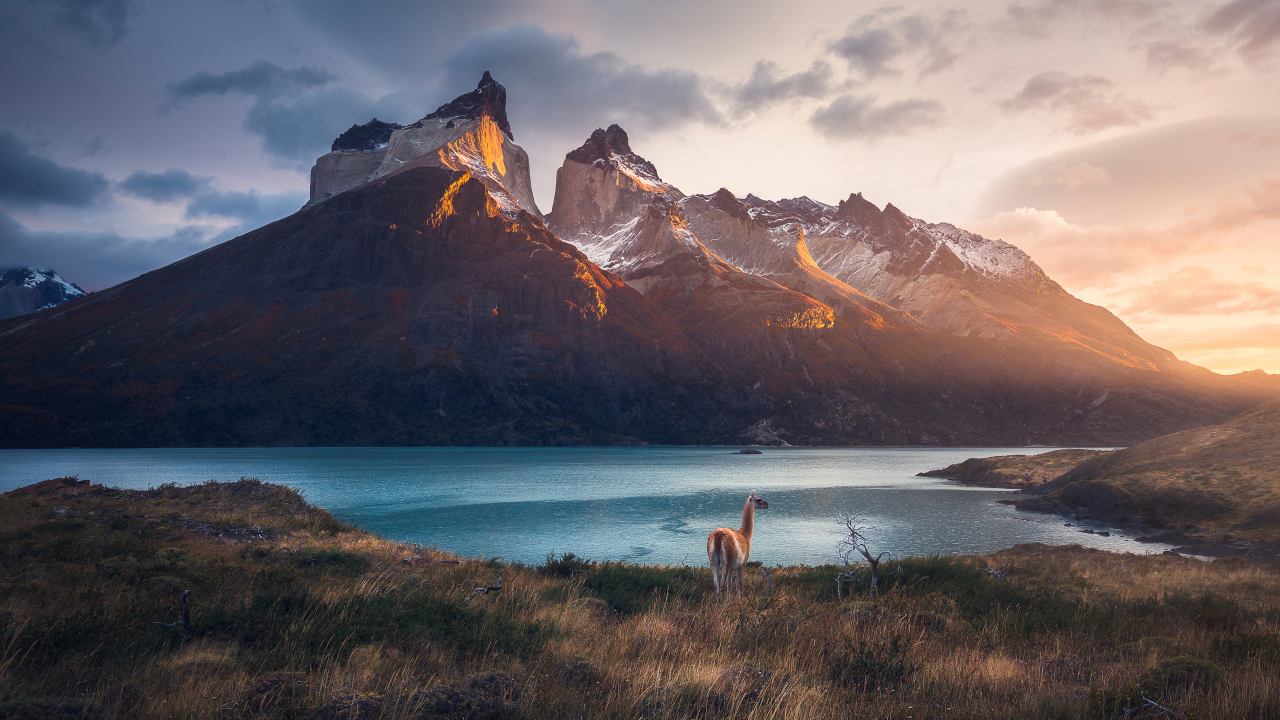
#> input picture inputs/landscape.jpg, 3840 x 2160 px, found by its file name (shown at 1/3 size)
$ python day2_resolution_and_grayscale.py
#> lines starting #> are read from the running program, lines starting #| are printed output that depends on the picture
import cv2, time, os

img = cv2.imread("inputs/landscape.jpg")
#> img is the input picture: shape (2160, 3840, 3); mean B, G, R 102.9, 98.9, 105.7
if img is None:
    raise FileNotFoundError("inputs/landscape.jpg bulunamadı.")

resolutions = [(640,480), (1280,720), (1920,1080)]
timings = []

for w,h in resolutions:
    resized = cv2.resize(img, (w,h))
    t0 = time.time()
    gray = cv2.cvtColor(resized, cv2.COLOR_BGR2GRAY)
    dt = (time.time() - t0)*1000
    timings.append((w,h,dt))
    cv2.imwrite(f"outputs/day2/gray_{w}x{h}.png", gray)
    print(f"{w}x{h} -> {dt:.2f} ms")
#> this loop made 3 passes
#> pass 1, `resized = cv2.resize(img, (w,h))`:
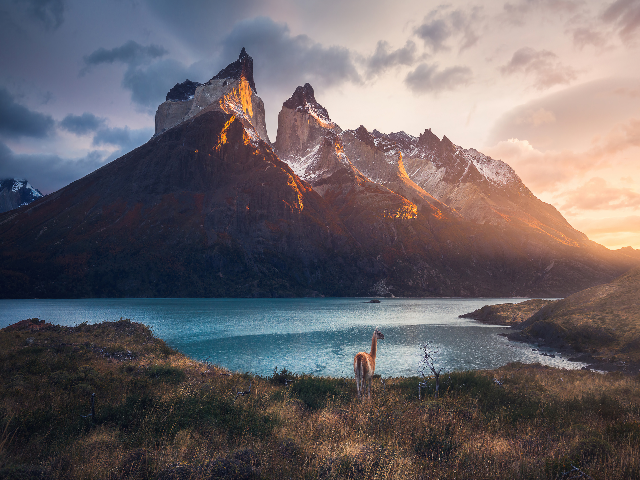
#> resized: shape (480, 640, 3); mean B, G, R 102.8, 98.9, 105.7
#> pass 1, `gray = cv2.cvtColor(resized, cv2.COLOR_BGR2GRAY)`:
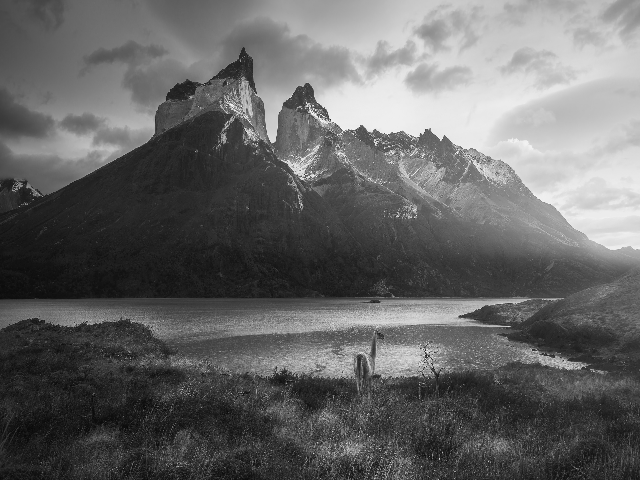
#> gray: shape (480, 640); min 3, max 253, mean 101.4
#> pass 2, `resized = cv2.resize(img, (w,h))`:
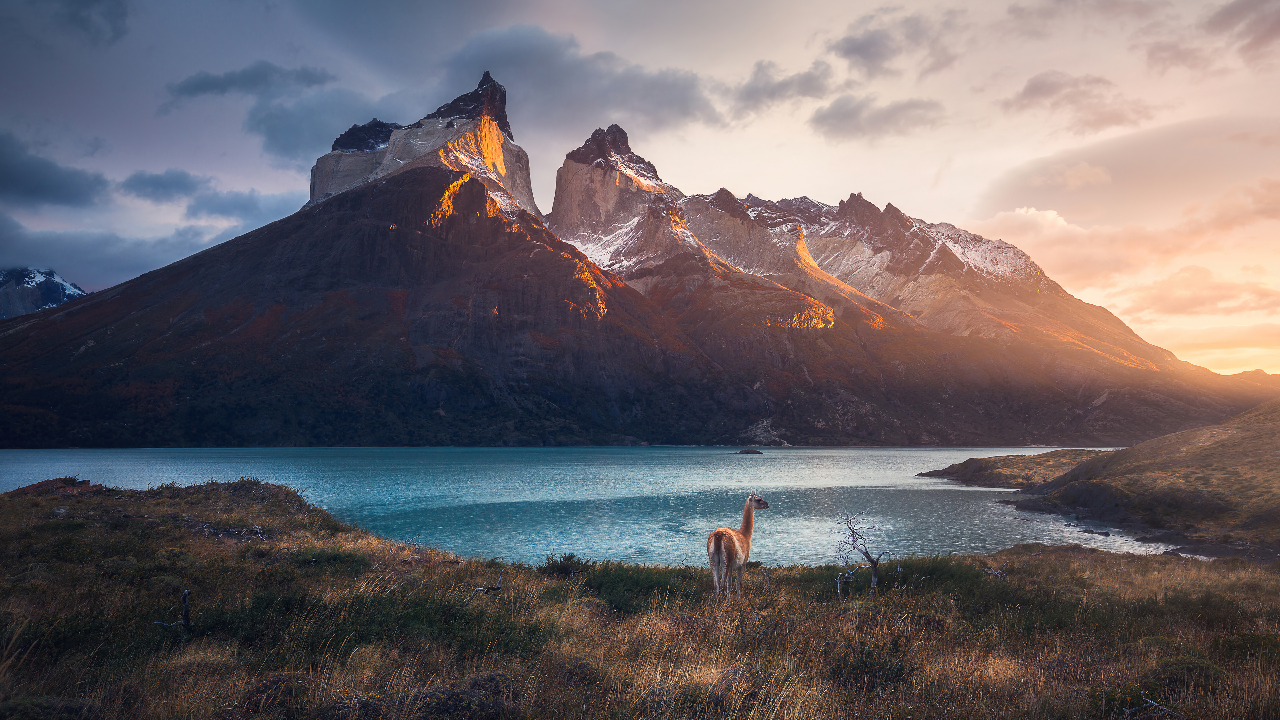
#> resized: shape (720, 1280, 3); mean B, G, R 102.8, 98.9, 105.7
#> pass 2, `gray = cv2.cvtColor(resized, cv2.COLOR_BGR2GRAY)`:
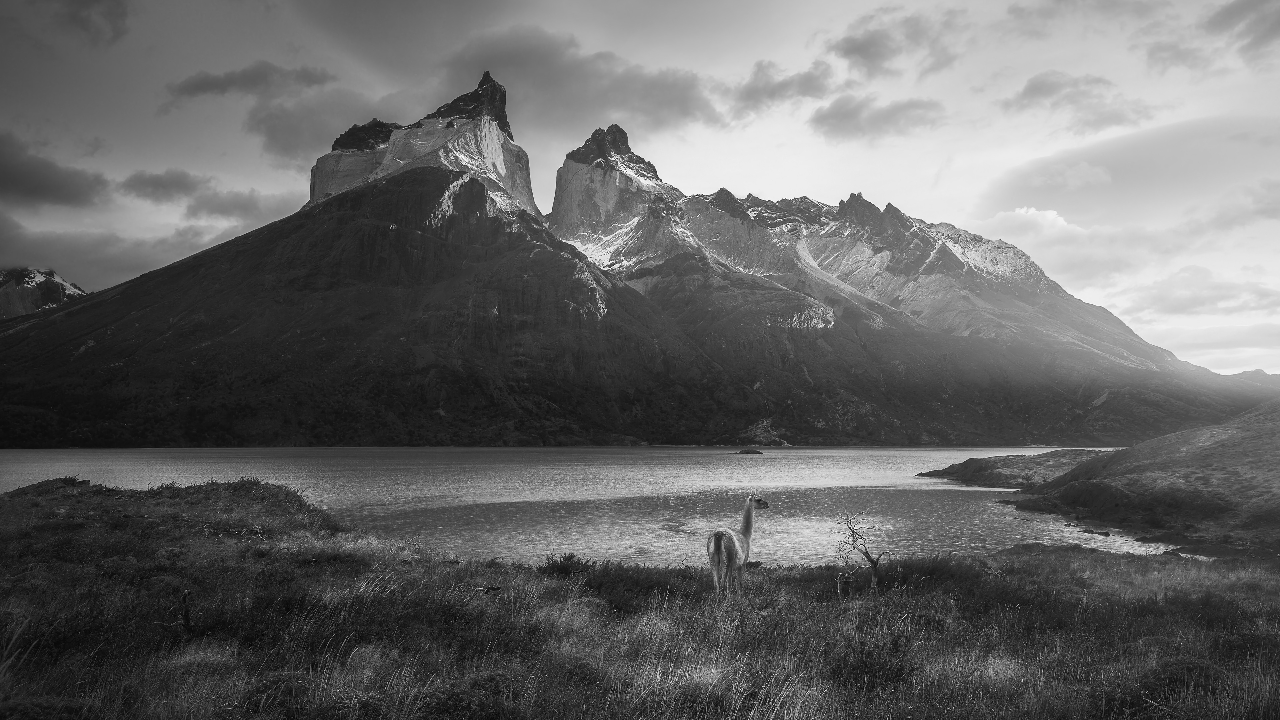
#> gray: shape (720, 1280); min 0, max 255, mean 101.4
#> after the loop, timings = [(640, 480, 11.64), (1280, 720, 30.95), (1920, 1080, 1.32)]

with open("outputs/day2/timings_day2.csv","w") as f:
    f.write("width,height,elapsed_ms\n")
    for w,h,t in timings:
        f.write(f"{w},{h},{t:.2f}\n")
#> this loop made 3 passes
